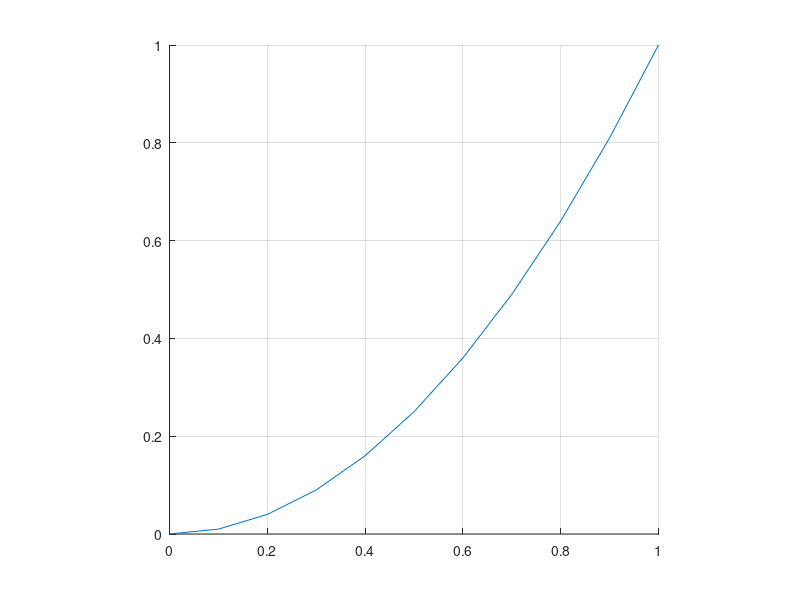

The MATLAB source for this figure:
clear all
close all
clc
format long
x = linspace(0, 1, 11);
figure
hold on
grid on
plot(x, x.^2)
axis equal
axis([0 1 0 1])
hold off
format short g
warning off
